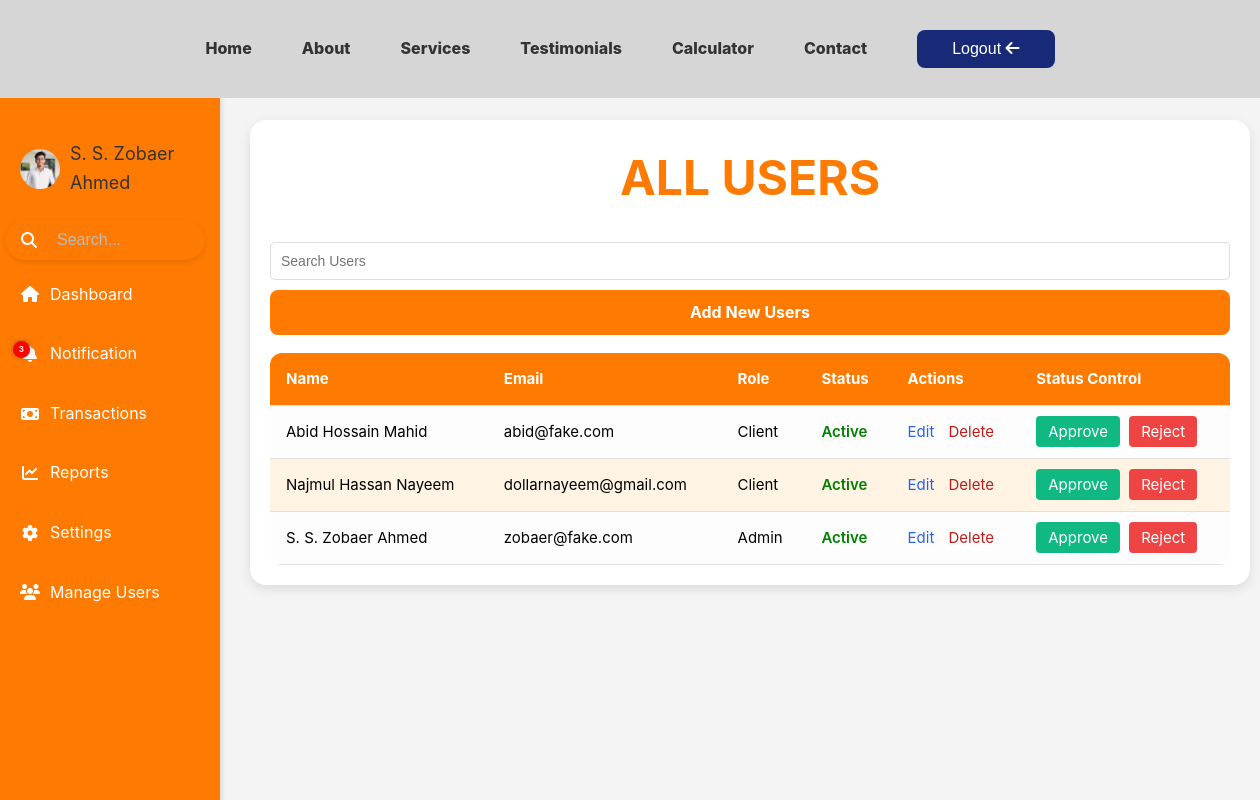
The page /view/userManagement.php (signed in) on the database as committed earlier.
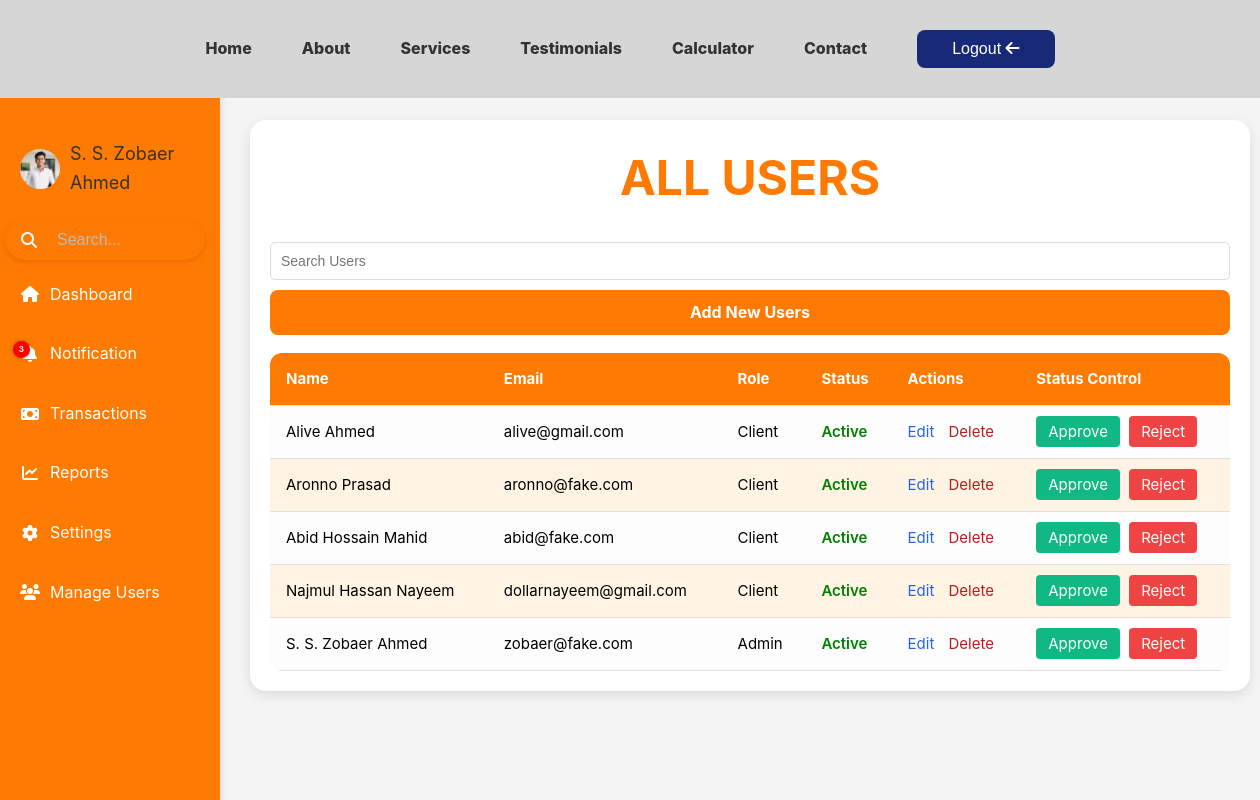
The same page on the database as committed later.
### tables this page shows
CREATE TABLE `users` (
  `user_id` int(11) NOT NULL,
  `firstName` varchar(50) NOT NULL,
  `lastName` varchar(50) NOT NULL,
  `email` varchar(50) NOT NULL,
  `phoneNo` int(20) NOT NULL,
  `dob` date NOT NULL,
  `gender` varchar(8) NOT NULL,
  `accountType` varchar(20) NOT NULL,
  `depositAmount` float NOT NULL,
  `nid/passport` bigint(20) NOT NULL,
  `password` varchar(100) NOT NULL,
  `presentAddress` varchar(100) NOT NULL,
  `permanentAddress` varchar(100) NOT NULL,
  `imageUrl` varchar(100) NOT NULL,
  `createdAt` timestamp(6) NOT NULL DEFAULT current_timestamp(6) ON UPDATE current_timestamp(6),
  `updatedAt` timestamp(6) NOT NULL DEFAULT current_timestamp(6),
  `role_id` int(11) DEFAULT NULL
);

CREATE TABLE `roles` (
  `role_id` int(11) NOT NULL,
  `role` varchar(20) NOT NULL
);

### Model/users.php (called while the page is built, shortened)
<?php
function fetchAllUser(){
    $conn = getConnection();
    $sql = "SELECT u.*, r.role AS role
            FROM users u
            LEFT JOIN roles r ON u.role_id = r.role_id ORDER BY u.user_id DESC";
    $result = mysqli_query($conn, $sql);
    $users = [];
    if ($result && mysqli_num_rows($result) > 0) {
        while ($row = mysqli_fetch_assoc($result)) {
            $users[] = $row;
        }
    }
    return $users;
}

### view/userManagement.php (the view, shortened to what this page needs)
 <?php
    if(isset($_SESSION['email'])) {
?>
<!DOCTYPE html>
<html lang="en">
<head>
    <link rel="stylesheet" href="../assets/css/style.css">
    <link rel="stylesheet" href="../assets/css/_variable.css">
    <link rel="stylesheet" href="../assets/css/_global.css">
    <link rel="stylesheet"
        href="https://cdnjs.cloudflare.com/ajax/libs/font-awesome/6.7.2/css/all.min.css"
 />
</head>
<body>
    <?php
    include_once "../view/header.php";
    include_once "../view/adminSidebar.php";
    include_once "../model/users.php";
    $users = fetchAllUser();
    ?>
    <div class="all-users">
        <div class="all-users-title">
            <h1>ALL USERS</h1>
        </div>
        <div class="all-users-controls">
            <input type="text" id="search-reference"
                placeholder="Search Users">
            <a href="./addUsers.php" class="btn btn-add-user">Add New Users</a>
        </div>
        <div class="all-users-table-div">
            <table class="all-users-table">
                <thead>
                    <tr>
                        <th>Name</th>
                        <th>Email</th>
                        <th>Role</th>
                        <th>Status</th>
                        <th>Actions</th>
                        <th>Status Control</th>
                    </tr>
                </thead>
                <?php if (!empty($users)) { ?>
                    <tbody>
                        <?php foreach ($users as $user) { ?>
                            <tr>
                                <td><?= $user['firstName'] . ' ' . $user['lastName'] ?></td>
                                <td><?= $user['email'] ?></td>
                                <td><?php if ($user['role'] !== NULL) {
                                        echo $user['role'];
                                    } else {
                                        echo "No Role Assigned";
                                    } ?>
                                </td>
                                <td class="active">Active</td>
                                <td>
                                    <a href="../controller/userManagementController.php?editUser=<?= $user['user_id']; ?>" class="edit">Edit</a>
                                    <a href="../controller/userManagementController.php?deleteUser=<?= $user['user_id']; ?>"
                                        class="delete"
                                        onclick="return confirm('Are you sure you want to delete this user?');">Delete</a>
                                </td>
                                <td>
                                    <a href="../controller/userManagementController.php?approveUser=<?= $user['user_id']; ?>" class="approve"
                                    onclick="return confirm('Are you sure you want to approve this user?');">Approve</a>
                                    <a href="../controller/userManagementController.php?rejectUser=<?= $user['user_id']; ?>" class="reject"
                                    onclick="return confirm('Are you sure you want to reject this user?');">Reject</a>
                                </td>
                            </tr>
                        <?php } ?>
                    </tbody>
                <?php } ?>
            </table>
        </div>
    </div>
</body>
</html>
<?php
    } else {
        header("Location: ../view/login.php");
        exit();
    }
?>

### view/header.php (shortened to what this page needs)
<div class="contrainer">
    <header class="header">
        <nav>
            <ul>
                <?php
                if (basename($_SERVER['PHP_SELF']) == "index.php") { ?>
                    <li><a href="/BankingSystem">Home</a></li>
                    <li><a href="#about">About</a></li>
                    <li><a href="#services">Services</a></li>
                    <li><a href="#testimonials">Testimonials</a></li>
                    <li><a href="#calculator">Calculator</a></li>
                    <li><a href="#contact">Contact</a></li>
                    <li>
                        <a href="./view/registration.php">
                            <button class="btn">
                                Open An Account
                                <i class="fa-solid fa-arrow-right"></i>
                            </button>
                        </a>
                    </li>
                    <li>
                        <a href="./view/login.php" id="login-btn">
                            <button class="btn2">
                                Login
                                <i class="fa-solid fa-arrow-right"></i>
                            </button>
                        </a>
                    </li>
                <?php
                } else if (isset($_SESSION['logged_in'])) { ?>
                    <li><a href="/BankingSystem">Home</a></li>
                    <li><a href="/BankingSystem">About</a></li>
                    <li><a href="/BankingSystem">Services</a></li>
                    <li><a href="/BankingSystem">Testimonials</a></li>
                    <li><a href="/BankingSystem">Calculator</a></li>
                    <li><a href="/BankingSystem">Contact</a></li>
                    <li>
                        <a href="../controller/logoutController.php" id="logout-btn">
                            <button class="btn2">
                                Logout
                                <i class="fa-solid fa-arrow-left"></i>
                            </button>
                        </a>
                    </li>
                <?php } ?>
            </ul>
        </nav>
    </header>
</div>

### view/adminSidebar.php
<aside class="sidebar">
    <ul>
        <li><a href="./userProfile.php"><img class="profile-logo" height="40px" width="40px" src="<?php echo $_SESSION['imageUrl']; ?>" alt="avatar">
                <span class="profile-name"><?php echo $_SESSION['firstName'] . ' ' . $_SESSION['lastName']; ?></span>
            </a></li>
        <li>
            <div class="search-container">
                <i class="fas fa-search search-icon"></i>
                <input type="search" name="search" id="search"
                    placeholder="Search...">
            </div>
        </li>
        <li>
            <a href="./adminDashboard.php">
                <i class="fa-solid fa-house"></i> Dashboard
            </a>
        </li>
        <li class="notification-sidebar">
            <a href="./notification.php"><i class="fa-solid fa-bell"></i>Notification</a>
            <span class="notification-count">3</span>
        </li>
        <li><a href="./error.php"><i class="fa-solid fa-money-bill"></i>
                Transactions</a></li>
        <li><a href="./reports.php"><i class="fa-solid fa-chart-line"></i>
                Reports</a></li>
        <li><a href="./settings.php"><i class="fa-solid fa-cog"></i>
                Settings</a></li>
        <li><a href="../view/userManagement.php"><i class="fa-solid fa-users"></i>
                Manage Users</a></li>
    </ul>
</aside>

### assets/css/style.css (style rules this page uses)
.btn { display: inline-block; background-color: #ff7900; color: white; padding: 12px 25px; text-decoration: none; border-radius: 4px; font-weight: bold; }
h1 { text-align: center; color: var(--color-primary); text-decoration: solid; margin-bottom: 25px; }
.sidebar .profile-logo { border-radius: 50%; width: 40px; height: 40px; }
.sidebar .profile-name { font-size: 18px; color: #333; margin-left: 10px; }
.notification-sidebar { position: relative; }
.notification-count { position: absolute; top: 12px; right: 190px; background-color: red; color: white; font-size: 8px; padding: 2px 6px; border-radius: 100%; font-weight: bold; box-shadow: 0 0 4px rgba(0, 0, 0, 0.3); }
.sidebar { margin-top: 0px; position: fixed; }
.transactions-main, .all-users { background: #f9f9f9; border-radius: 12px; padding: 20px; margin: 0 20px 40px 30px; box-shadow: 0 4px 12px rgba(0, 0, 0, 0.8); width: 160%; height: 500px; }
.transactions-title, .all-users-title { font-size: 24px; font-weight: bold; color: #333; margin-bottom: 15px; }
.search-container { display: flex; align-items: center; background-color: var(--color-primary); border-radius: 25px; padding: 8px 15px; margin-left: 5px; box-shadow: 0 2px 5px rgba(0, 0, 0, 0.1); width: 200px; height: 40px; transition: all 0.3s ease; border: 1px solid var(--color-primary); }
.search-icon { margin-right: 10px; color: white; }
#search { border: none; outline: none; flex: 1; font-size: 16px; background-color: var(--color-primary); color: var(--color-text); width: 20px; }
#search::placeholder { color: #bbb; }
.transactions, .all-users { width: 1000px; height: 100%; background: #ffffff; border-radius: 16px; padding: 20px; box-shadow: 0 4px 12px rgba(0, 0, 0, 0.1); }
.transactions-table-div, .profile-table-div, .all-users-table-div { overflow-x: auto; height: 100%; }
.transactions-table, .profile-table, .comparison-table, .all-users-table { width: 100%; border-collapse: collapse; background-color: #fdfdfd; border-radius: 12px; overflow: hidden; }
.transactions-table th, .transactions-table td, .profile-table th, .profile-table td, .comparison-table th, .comparison-table td, .all-users-table th, .all-users-table td { padding: 14px 16px; text-align: left; font-size: 15px; border-bottom: 1px solid #e0e0e0; }
.transactions-table th, .all-users-table th { background-color: var(--color-primary); color: white; }
.transactions-table tr:nth-child(even), .all-users-table tr:nth-child(even) { background-color: #fff4e4; }
.transactions-table td, .all-users-table td { color: #000000; }
input, textarea { padding: 12px; font-size: 16px; border: 1px solid #ccc; border-radius: 4px; resize: vertical; }
.all-users-table { margin-top: 10px; }
.all-users .all-users-table-div .all-users-table .active { color: green; font-weight: 600; }
.all-users .all-users-table-div .all-users-table a.edit { color: #2563eb; margin-right: 5px; }
.all-users .all-users-table-div .all-users-table a.delete { color: #b91c1c; margin-left: 5px; }
.all-users { margin-top: 120px; margin-left: 250px; }
.btn-add-user { display: inline-block; text-align: center; margin-top: 10px; width: 960px; }
.approve { background-color: #10b981; color: white; border: none; padding: 6px 12px; border-radius: 4px; margin-right: 5px; cursor: pointer; }
.reject { background-color: #ef4444; color: white; border: none; padding: 6px 12px; border-radius: 4px; cursor: pointer; }

### assets/css/_variable.css (style rules this page uses)
:root { --color-primary: #ff7a00; --color-secondary: #182978; --btn-hover:var(--color-text); --color-gradient: linear-gradient(134deg, #ffaf36, #ff930e, #ff3e04); --color-background: #f4f4f4; --color-header: #d6d6d6; --color-text: #333; --font-family: 'Inter', sans-serif; --font-size-base: 16px; --font-size-large: 24px; --font-size-small: 12px; }

Rows that differ between the two databases and show on the page:
added users: firstName "Alive", lastName "Ahmed", email "alive@gmail.com", role.role "Client"
added users: firstName "Aronno", lastName "Prasad", email "aronno@fake.com", role.role "Client"
